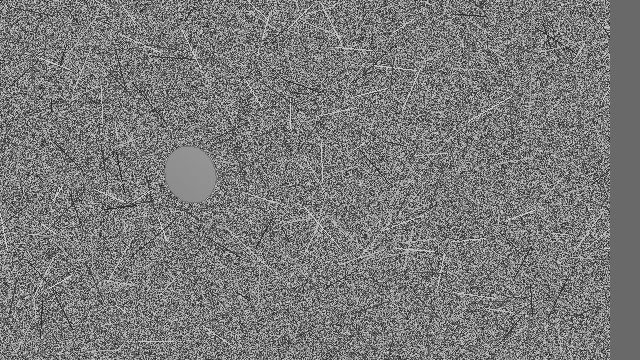
#> input picture tests/fixtures/nest_presence/synthetic_eggs_01.jpg, 640 x 360 px
$ python -i recognize_chickens.py   (imports and definitions only)
#> lines starting #> are read from the running program, lines starting #| are printed output that depends on the picture; after the words box and inside, x2 and y2 are one past the last pixel; in counts of white or black regions, pixels touching at a corner belong together
### sort_captures.py
#!/usr/bin/env python3
"""Lightweight offline nest pre-sorter; no camera, models, or .env access."""
from __future__ import print_function

import argparse
import csv
import ctypes
import fcntl
import os
from pathlib import Path
import random
import re
import sys
import time

import cv2
import numpy as np


CATEGORIES = ('empty', 'unknown', 'eggs')
CAPTURE_NAME = re.compile(r'^\d{8}T\d{6}_\d{6}Z(?:-(?:left|right|top|bottom|center))?\.jpg$')


# [4 lines left out: function capture_files, not called in this run]


def chicken_region(smooth, valid, chicken_area=4500):
    """Find a hen-sized region with broad smooth plumage or feather texture.

    Inputs are 640x360 masks, with background exclusions already removed from
    smooth. Closing can merge an egg pile into one large blob: measure thickness
    on the *unclosed* mask, and retain textured hens even without a thick patch.
    These presence cues never participate in identity comparison.
    """
    joined = cv2.morphologyEx(smooth, cv2.MORPH_CLOSE, np.ones((15, 15), np.uint8))
    joined = cv2.bitwise_and(joined, valid)
    contours = cv2.findContours(joined, cv2.RETR_EXTERNAL,
                                cv2.CHAIN_APPROX_SIMPLE)[-2]
    contours = sorted(contours, key=cv2.contourArea, reverse=True)
    distance = None
    for contour in contours:
        area = cv2.contourArea(contour)
        if area < chicken_area:
            break
        if distance is None:
            distance = cv2.distanceTransform(smooth, cv2.DIST_L2, 5)
        region = np.zeros(smooth.shape, np.uint8)
        cv2.drawContours(region, [contour], -1, 255, -1)
        inside = (region != 0) & (valid != 0)
        radius = float(distance[inside].max())
        smooth_fraction = float(np.mean(smooth[inside] != 0))
        if radius >= 22 or smooth_fraction < 0.75:
            return contour, float(area), True
        # A larger egg pile must not hide a smaller hen elsewhere in the frame.
    contour = contours[0] if contours else None
    area = float(cv2.contourArea(contour)) if contour is not None else 0.0
    return contour, area, False


# [136 lines left out: functions classify, move_no_replace, main, not called in this run]


# [6 lines that do not run on import are left out]

### recognize_chickens.py
#!/usr/bin/env python3
"""Offline, reference-based chicken recognition using OpenCV, not a trained model.

Never accesses the camera or .env. All measurements use 640x360 coordinates.
"""
from __future__ import print_function

import argparse
import csv
from datetime import datetime
import json
from pathlib import Path
import sys

import cv2
import numpy as np

from sort_captures import capture_files, chicken_region
from data_layout import RESERVED, reference_directory


FEATURES = ('brightness_25', 'brightness_50', 'brightness_75',
            'dark_fraction', 'texture_50', 'texture_75', 'edge_fraction')
# Fixed measurement tolerances, not fitted weights. Brightness is relative to
# the visible straw; texture and edges distinguish uniform vs patterned feathers.
SCALES = np.array([0.18, 0.18, 0.18, 0.25, 4.0, 5.0, 0.12])


class References(list):
    """Reviewed identities plus background calibration, never an identity feature."""

    def __init__(self, background_mask=None):
        super(References, self).__init__()
        self.background_mask = background_mask


def image_statistics(path, size=(640, 360)):
#> called with size = (640, 360)
    image = path if isinstance(path, np.ndarray) else cv2.imread(str(path), cv2.IMREAD_GRAYSCALE)
#> image is the input picture: shape (360, 640); min 25, max 227, mean 121.7
    if image is None:
        raise ValueError('Cannot decode image: ' + str(path))
    gray = cv2.resize(image, size, interpolation=cv2.INTER_AREA)
    pixels = gray.astype(np.float32)
    mean = cv2.blur(pixels, (7, 7))
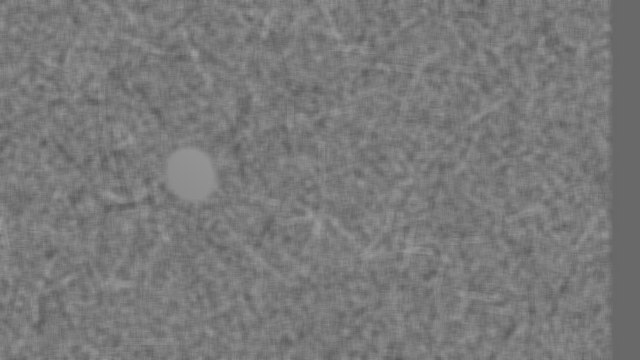
#> mean: shape (360, 640) float32; min 87.35, max 158.1, mean 121.7
    std = np.sqrt(np.maximum(0, cv2.blur(pixels * pixels, (7, 7)) - mean * mean))
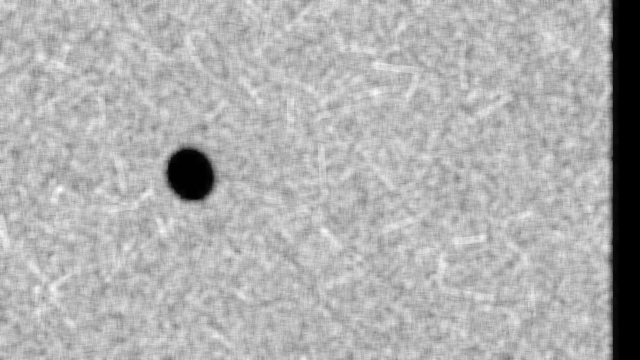
#> std: shape (360, 640) float32; min 0, max 65.01, mean 44.8; drawn with min black and max white
    return gray, pixels, std


# [22 lines left out: function background_mask, not called in this run]


def measure(path, chicken_area=4500, texture_threshold=8, background_mask=None, size=(640, 360),
            describe=None, feather_detector=None):
    gray, pixels, std = image_statistics(path, size)
    valid = np.full(gray.shape, 255, np.uint8)
    if background_mask is not None:
        valid[background_mask] = 0
    smooth = ((std < texture_threshold) & (valid != 0)).astype(np.uint8) * 255
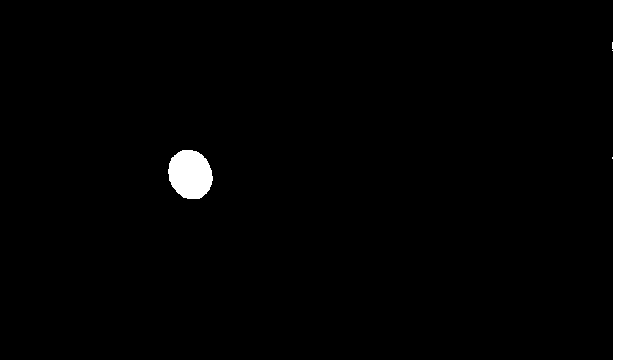
#> smooth: shape (360, 640); 5% white; 2 white regions, box (x1, y1, x2, y2) and area: (612, 0, 640, 360) 9730, (168, 150, 213, 199) 1718
    smooth = cv2.morphologyEx(smooth, cv2.MORPH_OPEN, np.ones((3, 3), np.uint8))
#> smooth: shape (360, 640); 5% white; 2 white regions
    contour, area, chicken = chicken_region(smooth, valid, chicken_area)
#> in chicken_region, `contours = cv2.findContours(joined, cv2.RETR_EXTERNAL, cv2.CHAIN_APPRO..`: contours = 2 contours; box (x1, y1, x2, y2) and area: (612, 0, 640, 360) 9341, (168, 150, 213, 199) 1650
#> the loop in chicken_region, `for contour in contours:` made 1 pass
#> (area, radius, smooth_fraction) on pass 1: (9341, 27.79, 1)
#> pass 1, in chicken_region, `distance = cv2.distanceTransform(smooth, cv2.DIST_L2, 5)`:
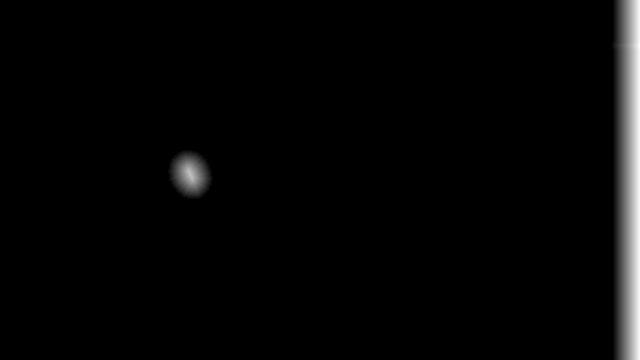
#> distance: shape (360, 640) float32; min 0, max 27.79, mean 0.6; drawn with min black and max white
#> pass 1, in chicken_region, `inside = (region != 0) & (valid != 0)`:
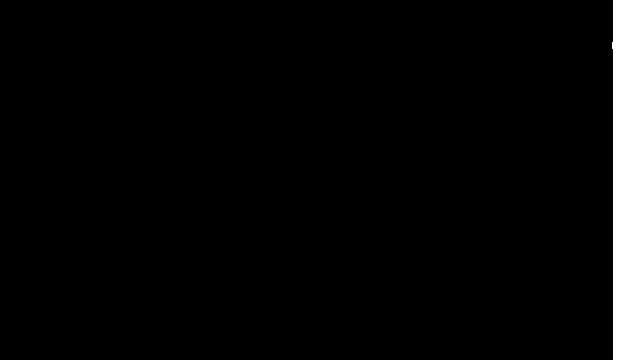
#> inside: shape (360, 640) bool; 4.2% white; 1 white region, box (x1, y1, x2, y2) and area: (612, 0, 640, 360) 9727
#> contour = [[613, 0], [613, 41], [612, 42], [612, 48], [613, 49], [613, 359], [639, 359], [639, 0]]; area = 9341; chicken = True
    if not chicken and feather_detector is not None:
        textured = feather_detector.mask(gray, std, valid == 0, chicken_area, texture_threshold)
        contours = cv2.findContours(textured, cv2.RETR_EXTERNAL, cv2.CHAIN_APPROX_SIMPLE)[-2]
        if contours:
            contour = max(contours, key=cv2.contourArea)
            area, chicken = float(cv2.contourArea(contour)), True
    result = {'area': area, 'chicken': chicken,
              'box': None, 'features': None}
    if not chicken:
        return result
    # Fill holes, but not a convex hull (which can swallow a lot of straw).
    mask = np.zeros(gray.shape, np.uint8)
    cv2.drawContours(mask, [contour], -1, 255, -1)
    mask = cv2.erode(mask, np.ones((9, 9), np.uint8))
#> mask: shape (360, 640); 3.6% white; 1 white region, box (x1, y1, x2, y2) and area: (617, 0, 640, 360) 8280
    mask = cv2.bitwise_and(mask, valid)
    inside = mask != 0
    outside = (valid != 0) & (cv2.dilate(mask, np.ones((31, 31), np.uint8)) == 0)
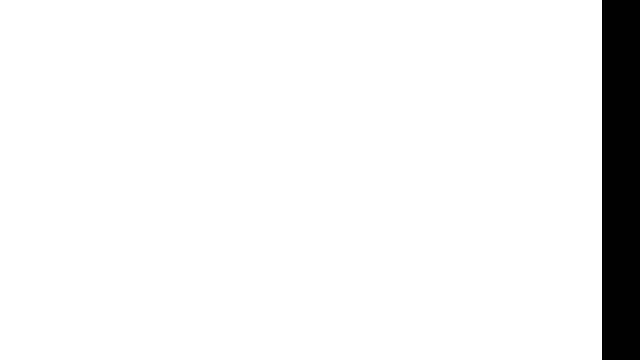
#> outside: shape (360, 640) bool; 94.1% white; 1 black region, box (x1, y1, x2, y2) and area: (602, 0, 640, 360) 13680
    if np.count_nonzero(inside) < 500 or np.count_nonzero(outside) < 1000:
        # Insufficient visible body/background for a meaningful comparison.
        return result
    background = max(float(np.median(pixels[outside])), 1.0)
#> background = 123
    brightness = pixels[inside] / background
#> brightness = 8280 values from 0.854 to 0.854
    edges = cv2.Canny(gray, 40, 100)
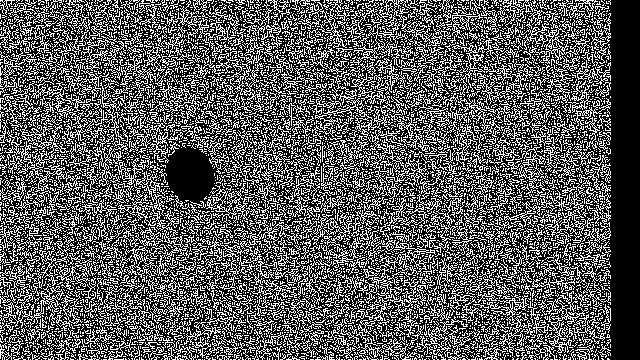
#> edges: shape (360, 640); 35.1% white in thin lines or dots
    values = list(np.percentile(brightness, [25, 50, 75]))
#> values = [0.854, 0.854, 0.854]
    values += [float(np.mean(brightness < 0.55))]
#> values = [0.854, 0.854, 0.854, 0]
    values += list(np.percentile(std[inside], [50, 75]))
#> values = [0.854, 0.854, 0.854, 0, 0, 0]
    values += [float(np.mean(edges[inside] != 0))]
#> values = [0.854, 0.854, 0.854, 0, 0, 0, 0]
    result['features'] = [float(value) for value in values]
    result['box'] = [int(value) for value in cv2.boundingRect(contour)]
    if describe is not None:
        result['appearance'] = describe(gray, pixels, std, inside, background, edges)
    return result


# [162 lines left out: functions load_references, identify, contact_sheet, check_labels, main, not called in this run]


# [6 lines not run here, left out]

>>> result = measure('tests/fixtures/nest_presence/synthetic_eggs_01.jpg')
#> result = {'area': 9341, 'chicken': True, 'box': [612, 0, 28, 360], 'features': [0.854, 0.854, 0.854, 0, 0, 0, 0]}

$ run again, on tests/fixtures/nest_presence/synthetic_eggs_09.jpg
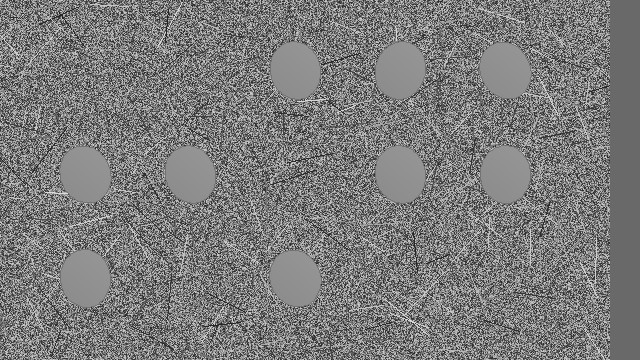
#> input picture tests/fixtures/nest_presence/synthetic_eggs_09.jpg, 640 x 360 px
#> in image_statistics, image is the input picture: shape (360, 640); min 25, max 227, mean 123.4
#> in measure, `smooth = ((std < texture_threshold) & (valid != 0)).astype(np.uint8) *..`:
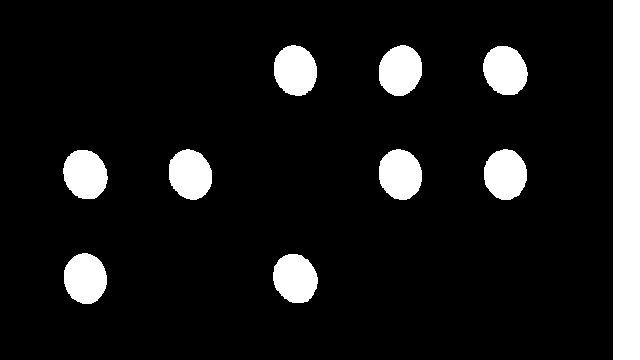
#> smooth: shape (360, 640); 10.9% white; 10 white regions
#> contours = 10 contours; largest, box (x1, y1, x2, y2) and area: (613, 0, 640, 360) 9334, (379, 149, 422, 200) 1658, (274, 45, 317, 96) 1658, (379, 45, 422, 96) 1655, (484, 149, 527, 200) 1652
#> the loop in chicken_region, `for contour in contours:` made 1 pass
#> (contour, area, radius, smooth_fraction) on pass 1: ([[613, 0], [613, 359], [639, 359], [639, 0]], 9334, 27, 1)
#> in measure, `contour, area, chicken = chicken_region(smooth, valid, chicken_area)`: contour = [[613, 0], [613, 359], [639, 359], [639, 0]]; area = 9334; chicken = True
#> mask: shape (360, 640); 3.6% white; 1 white region, box (x1, y1, x2, y2) and area: (617, 0, 640, 360) 8280
#> outside: shape (360, 640) bool; 94.1% white; 1 black region, box (x1, y1, x2, y2) and area: (602, 0, 640, 360) 13680
#> background = 130
#> brightness = 8280 values from 0.808 to 0.808
#> in measure, `edges = cv2.Canny(gray, 40, 100)`:
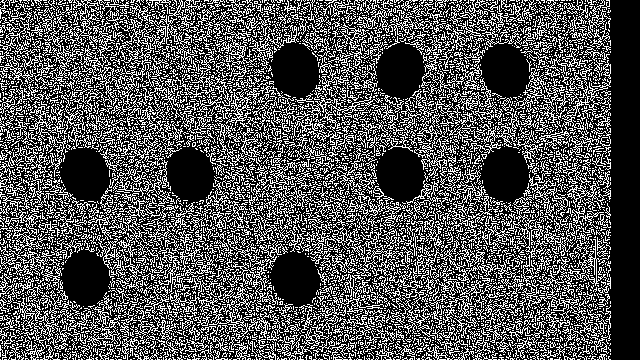
#> edges: shape (360, 640); 32.5% white in thin lines or dots
#> in measure, `values = list(np.percentile(brightness, [25, 50, 75]))`: values = [0.808, 0.808, 0.808]
#> in measure, `values += [float(np.mean(brightness < 0.55))]`: values = [0.808, 0.808, 0.808, 0]
#> in measure, `values += list(np.percentile(std[inside], [50, 75]))`: values = [0.808, 0.808, 0.808, 0, 0, 0]
#> in measure, `values += [float(np.mean(edges[inside] != 0))]`: values = [0.808, 0.808, 0.808, 0, 0, 0, 0]
#> result = {'area': 9334, 'chicken': True, 'box': [613, 0, 27, 360], 'features': [0.808, 0.808, 0.808, 0, 0, 0, 0]}

$ run again, on tests/fixtures/nest_presence/synthetic_eggs_15.jpg
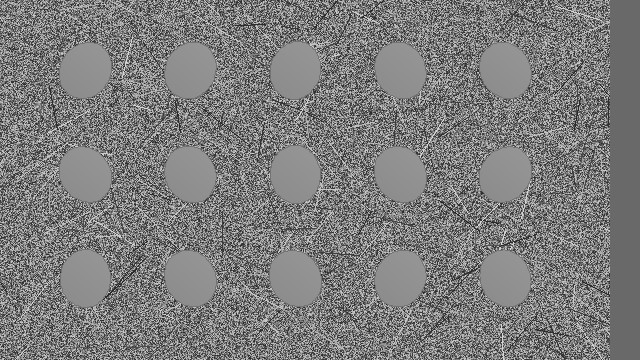
#> input picture tests/fixtures/nest_presence/synthetic_eggs_15.jpg, 640 x 360 px
#> in image_statistics, image is the input picture: shape (360, 640); min 23, max 226, mean 124.6
#> in measure, `smooth = ((std < texture_threshold) & (valid != 0)).astype(np.uint8) *..`:
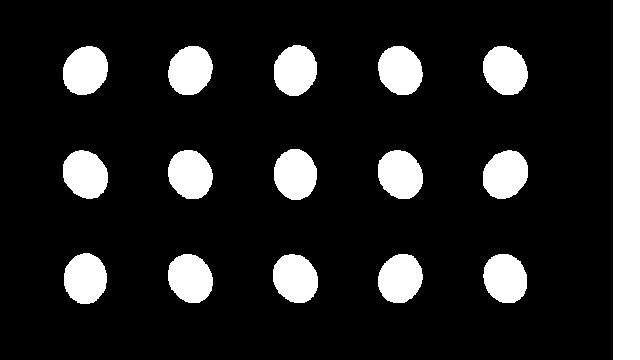
#> smooth: shape (360, 640); 15.4% white; 16 white regions
#> contours = 16 contours; largest, box (x1, y1, x2, y2) and area: (613, 0, 640, 360) 9334, (63, 46, 108, 95) 1666, (273, 254, 318, 303) 1664, (274, 149, 317, 200) 1664, (378, 150, 423, 199) 1662
#> the loop in chicken_region, `for contour in contours:` made 1 pass
#> (contour, area, radius, smooth_fraction) on pass 1: ([[613, 0], [613, 359], [639, 359], [639, 0]], 9334, 27, 1)
#> in measure, `contour, area, chicken = chicken_region(smooth, valid, chicken_area)`: contour = [[613, 0], [613, 359], [639, 359], [639, 0]]; area = 9334; chicken = True
#> mask: shape (360, 640); 3.6% white; 1 white region, box (x1, y1, x2, y2) and area: (617, 0, 640, 360) 8280
#> outside: shape (360, 640) bool; 94.1% white; 1 black region, box (x1, y1, x2, y2) and area: (602, 0, 640, 360) 13680
#> background = 136
#> brightness = 8280 values from 0.772 to 0.772
#> in measure, `edges = cv2.Canny(gray, 40, 100)`:
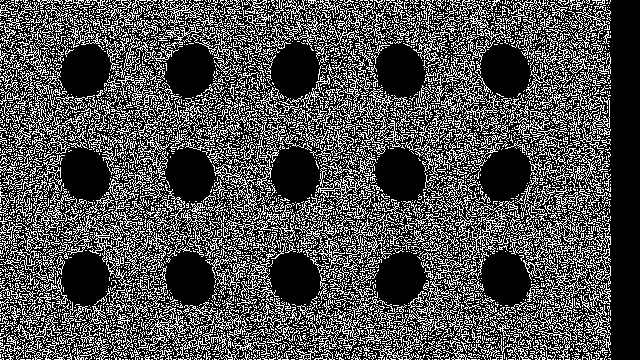
#> edges: shape (360, 640); 30.5% white in thin lines or dots
#> in measure, `values = list(np.percentile(brightness, [25, 50, 75]))`: values = [0.772, 0.772, 0.772]
#> in measure, `values += [float(np.mean(brightness < 0.55))]`: values = [0.772, 0.772, 0.772, 0]
#> in measure, `values += list(np.percentile(std[inside], [50, 75]))`: values = [0.772, 0.772, 0.772, 0, 0, 0]
#> in measure, `values += [float(np.mean(edges[inside] != 0))]`: values = [0.772, 0.772, 0.772, 0, 0, 0, 0]
#> result = {'area': 9334, 'chicken': True, 'box': [613, 0, 27, 360], 'features': [0.772, 0.772, 0.772, 0, 0, 0, 0]}
